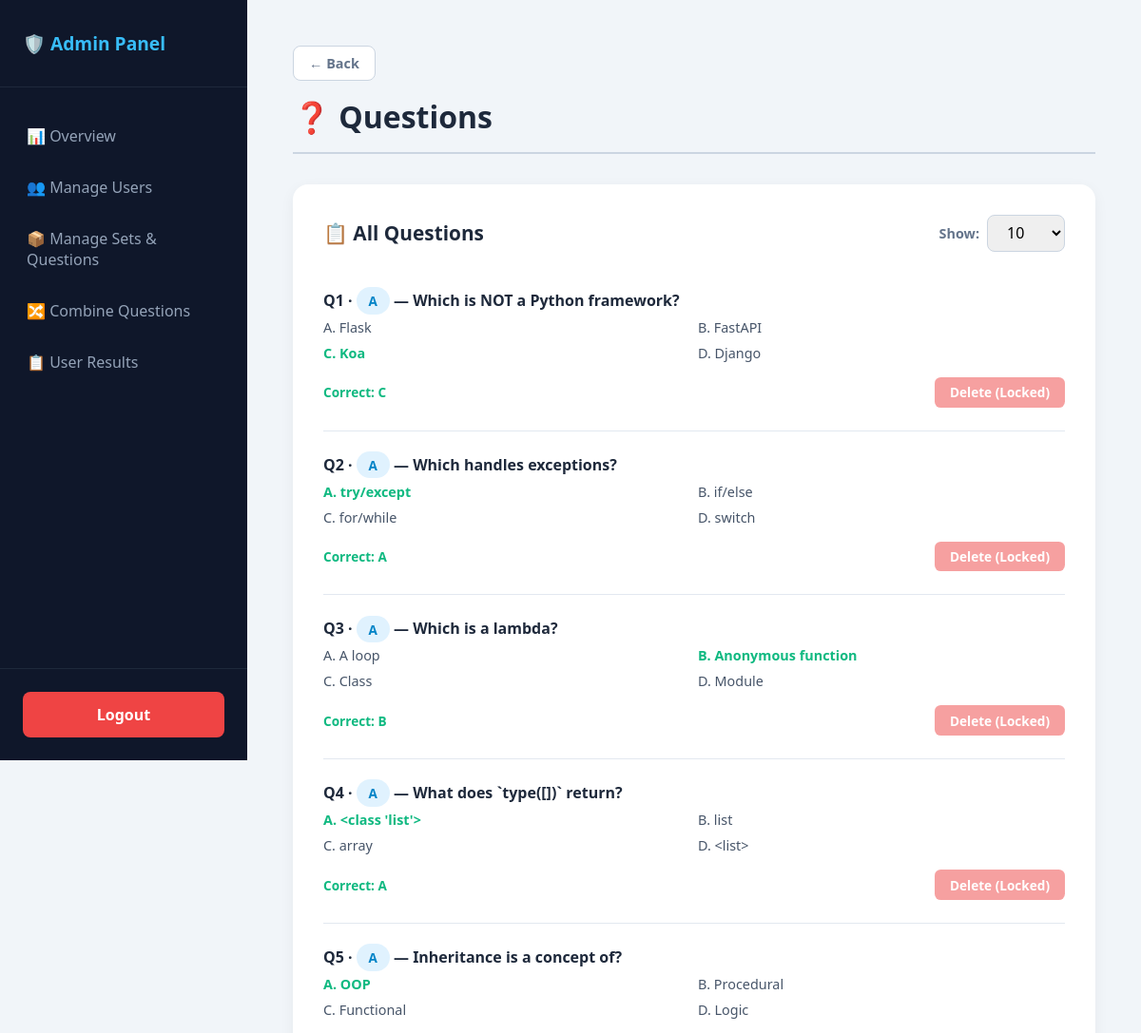
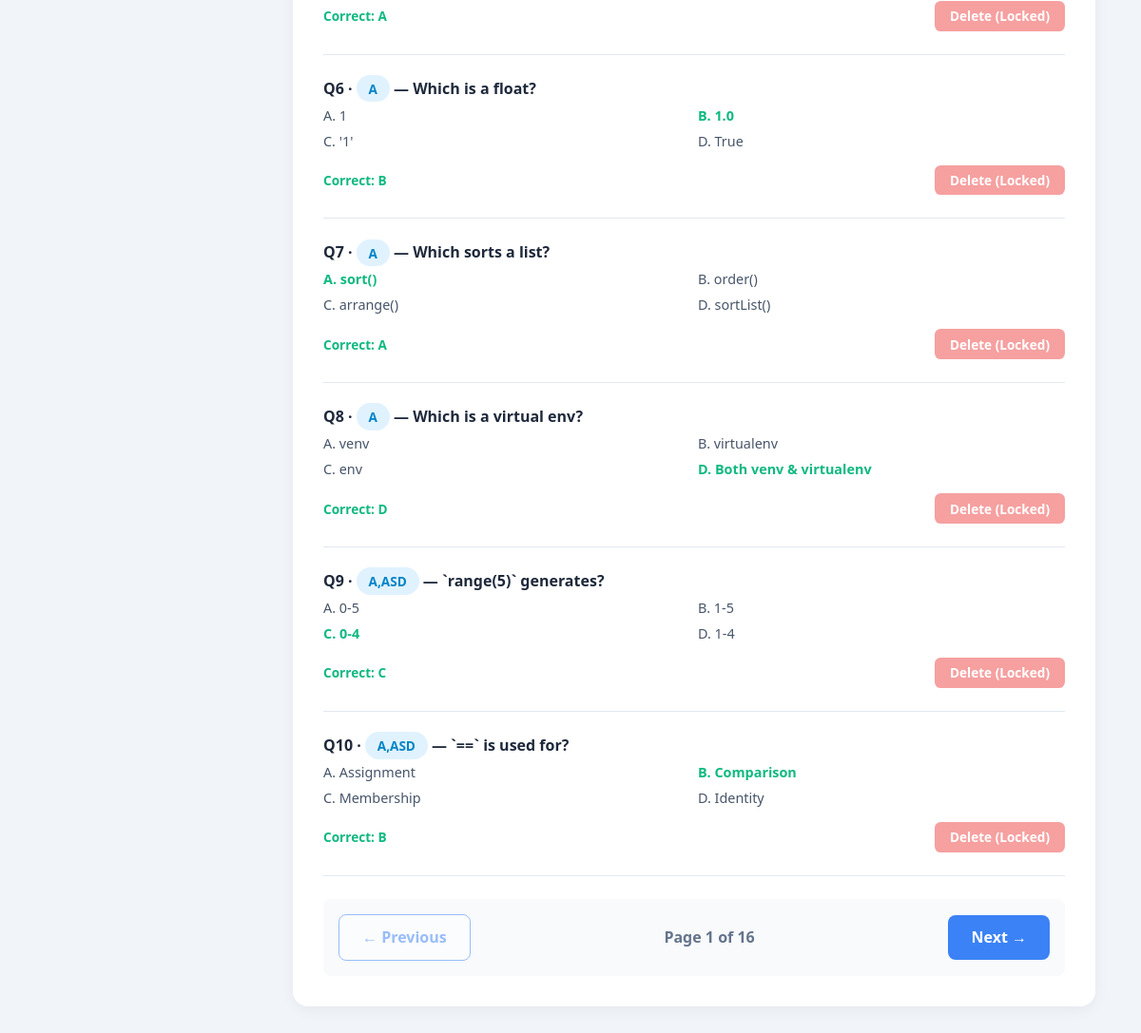
The page /admin/questions (signed in) on the database its author committed (2 pictures, top to bottom).
### tables this page shows
CREATE TABLE questions (
            id INTEGER PRIMARY KEY AUTOINCREMENT,
            set_name TEXT NOT NULL,
            question TEXT NOT NULL,
            option_a TEXT NOT NULL,
            option_b TEXT NOT NULL,
            option_c TEXT NOT NULL,
            option_d TEXT NOT NULL,
            correct_option TEXT NOT NULL
        );

### app.py (the view)
@app.route("/admin/questions")
def admin_questions():
    if not session.get("is_admin"): return redirect(url_for("login"))
    filter_set = request.args.get("set", "").strip()
    conn = get_db()
    if filter_set:
        questions = conn.execute("""
            SELECT MIN(id) as id,
                   GROUP_CONCAT(DISTINCT set_name) as set_name,
                   question, option_a, option_b, option_c, option_d, correct_option
            FROM questions
            WHERE set_name = ?
            GROUP BY LOWER(TRIM(question))
            ORDER BY id
        """, (filter_set,)).fetchall()
    else:
        questions = conn.execute("""
            SELECT MIN(id) as id,
                   GROUP_CONCAT(DISTINCT set_name) as set_name,
                   question, option_a, option_b, option_c, option_d, correct_option
            FROM questions
            GROUP BY LOWER(TRIM(question))
            ORDER BY set_name, id
        """).fetchall()
    conn.close()
    return render_template("admin_questions.html", page="questions", questions=questions, sets=get_all_sets(), selected_set=filter_set)

### app.py (called while the page is built)
def get_db():
    conn = sqlite3.connect(DB_NAME)
    conn.row_factory = sqlite3.Row
    return conn

def get_all_sets():
    conn = get_db()
    rows = conn.execute("""
        SELECT s.name, s.description, s.question_count, s.duration_minutes,
               (SELECT COUNT(DISTINCT LOWER(TRIM(question))) FROM questions q WHERE q.set_name = s.name) AS qcount
        FROM sets s ORDER BY s.name
    """).fetchall()
    conn.close()
    return rows

### templates/admin_questions.html (shortened to what this page needs)
{% extends "admin_base.html" %}
{% block content %}
<h1 class="page-title">❓ Questions {% if selected_set %}· Set {{ selected_set }}{% endif %}</h1>
<div class="card">
  <div style="display: flex; justify-content: space-between; align-items: center; margin-bottom: 1rem;">
    <h3 style="margin-bottom: 0;">📋 All Questions</h3>
    <div style="display: flex; align-items: center; gap: 0.5rem;">
      <label style="font-size: 0.9rem; color: #64748b; font-weight: 600;">Show:</label>
      <select id="pageSizeSelect" onchange="changePageSize()" style="width: auto; padding: 0.4rem 1rem; margin-bottom: 0; border-radius: 0.5rem; border: 1px solid #cbd5e1;">
        <option value="10" selected>10</option>
      </select>
    </div>
  </div>
  {% if questions %}
    {% for q in questions %}
    <div class="question-row" style="border-bottom: 1px solid #e2e8f0; padding: 1.5rem 0;">
      <div style="font-weight:600; color:#1e293b; margin-bottom:0.5rem;">
        Q{{ loop.index }} · <span class="badge" style="background:#e0f2fe; color:#0284c7;">{{ q.set_name }}</span> — {{ q.question }}
      </div>
      <div style="display:grid; grid-template-columns:1fr 1fr; gap:0.5rem; font-size:0.9rem; color:#475569; margin-bottom:1rem;">
        <div class="{{ 'correct-text' if q.correct_option == 'A' else '' }}">A. {{ q.option_a }}</div>
        <div class="{{ 'correct-text' if q.correct_option == 'B' else '' }}">B. {{ q.option_b }}</div>
        <div class="{{ 'correct-text' if q.correct_option == 'C' else '' }}">C. {{ q.option_c }}</div>
        <div class="{{ 'correct-text' if q.correct_option == 'D' else '' }}">D. {{ q.option_d }}</div>
      </div>
      <div style="display:flex; justify-content:space-between; align-items:center;">
        <span style="font-size:0.85rem; font-weight:600; color:#10b981;">Correct: {{ q.correct_option }}</span>
        <form method="POST" action="{{ url_for('delete_question', qid=q.id) }}" onsubmit="return confirm('Deletion is disabled to protect permanent data.');">
          <button type="submit" class="btn btn-danger btn-sm" disabled style="opacity: 0.5; cursor: not-allowed;">Delete (Locked)</button>
        </form>
      </div>
    </div>
    {% endfor %}
  {% else %}
    <p style="color:#64748b; text-align: center; padding: 3rem;">No questions in this set yet. Use the form above to add one!</p>
  {% endif %}
  <div id="pagination-controls" style="display: flex; justify-content: space-between; align-items: center; margin-top: 1.5rem; background: #f8fafc; padding: 1rem; border-radius: 0.5rem;">
    <button type="button" class="btn btn-outline" id="prevBtn" onclick="changePage(-1)">← Previous</button>
    <div style="font-weight: 600; color: #64748b;">Page <span id="pageNum">1</span> of <span id="totalPages">1</span></div>
    <button type="button" class="btn" id="nextBtn" onclick="changePage(1)">Next →</button>
  </div>
</div>
{% endblock %}

### templates/admin_base.html (style rules this page uses)
* { box-sizing: border-box; margin: 0; padding: 0; font-family: system-ui, sans-serif; }
body { display: flex; min-height: 100vh; background: #f1f5f9; }
.page-title { font-size: 2rem; color: #1e293b; margin-bottom: 2rem; border-bottom: 2px solid #cbd5e1; padding-bottom: 1rem; }
.card { background: white; border-radius: 1rem; padding: 2rem; box-shadow: 0 4px 15px rgba(0,0,0,0.05); margin-bottom: 1.5rem; }
.card h3 { color: #1e293b; margin-bottom: 1.5rem; font-size: 1.3rem; }
.btn { background: #3b82f6; color: white; border: none; padding: 0.8rem 1.5rem; border-radius: 0.5rem; font-size: 1rem; font-weight: 600; cursor: pointer; text-decoration: none; display: inline-block; }
.btn-danger { background: #ef4444; }
.btn-outline { background: white; color: #3b82f6; border: 1.5px solid #3b82f6; }
.btn-sm { padding: 0.4rem 1rem; font-size: 0.85rem; border-radius: 0.4rem; }
input[type="text"], input[type="number"], select { width: 100%; padding: 0.8rem 1rem; margin-bottom: 1rem; border-radius: 0.5rem; border: 1px solid #cbd5e1; font-size: 1rem; }
.badge { background: #e0f2fe; color: #0284c7; padding: 0.3rem 0.8rem; border-radius: 1rem; font-size: 0.85rem; font-weight: 600; }

### templates/admin_questions.html (style rules this page uses)
.correct-text { color: #10b981 !important; font-weight: 700; }

### rows shown on the page
questions: set_name "A", question "Which is NOT a Python framework?", option_a "Flask", option_b "FastAPI", option_c "Koa", option_d "Django", correct_option "C"
questions: set_name "A", question "Which handles exceptions?", option_a "try/except", option_b "if/else", option_c "for/while", option_d "switch", correct_option "A"
questions: set_name "A", question "Which is a lambda?", option_a "A loop", option_b "Anonymous function", option_c "Class", option_d "Module", correct_option "B"
questions: set_name "A", question "What does `type([])` return?", option_a "<class 'list'>", option_b "list", option_c "array", option_d "<list>", correct_option "A"
questions: set_name "A", question "Inheritance is a concept of?", option_a "OOP", option_b "Procedural", option_c "Functional", option_d "Logic", correct_option "A"
questions: set_name "A", question "Which is a float?", option_a "1", option_b "1.0", option_c "'1'", option_d "True", correct_option "B"
questions: set_name "A", question "Which sorts a list?", option_a "sort()", option_b "order()", option_c "arrange()", option_d "sortList()", correct_option "A"
questions: set_name "A", question "Which is a virtual env?", option_a "venv", option_b "virtualenv", option_c "env", option_d "Both venv & virtualenv", correct_option "D"

### other values the page prints
{{ q.set_name }} "A,ASD" "A,ASD"
{{ q.question }} "`range(5)` generates?" "`==` is used for?"
{{ q.option_a }} "0-5" "Assignment"
{{ q.option_b }} "1-5" "Comparison"
{{ q.option_c }} "0-4" "Membership"
{{ q.option_d }} "1-4" "Identity"
{{ q.correct_option }} "C" "B"
